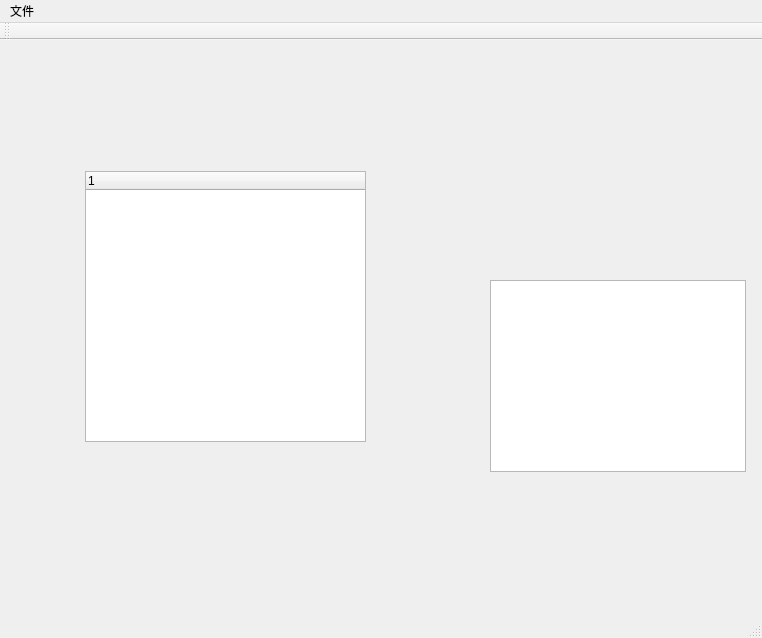
<?xml version="1.0" encoding="UTF-8"?>
<ui version="4.0">
 <class>MainWindow</class>
 <widget class="QMainWindow" name="MainWindow">
  <property name="geometry">
   <rect>
    <x>0</x>
    <y>0</y>
    <width>762</width>
    <height>638</height>
   </rect>
  </property>
  <property name="windowTitle">
   <string>MainWindow</string>
  </property>
  <widget class="QWidget" name="centralwidget">
   <widget class="QTreeWidget" name="treeWidget">
    <property name="geometry">
     <rect>
      <x>85</x>
      <y>131</y>
      <width>281</width>
      <height>271</height>
     </rect>
    </property>
    <column>
     <property name="text">
      <string notr="true">1</string>
     </property>
    </column>
   </widget>
   <widget class="QGraphicsView" name="graphicsView">
    <property name="geometry">
     <rect>
      <x>490</x>
      <y>240</y>
      <width>256</width>
      <height>192</height>
     </rect>
    </property>
   </widget>
  </widget>
  <widget class="QMenuBar" name="menubar">
   <property name="geometry">
    <rect>
     <x>0</x>
     <y>0</y>
     <width>762</width>
     <height>21</height>
    </rect>
   </property>
   <widget class="QMenu" name="menu">
    <property name="title">
     <string>文件</string>
    </property>
    <addaction name="actionfile"/>
   </widget>
   <addaction name="menu"/>
  </widget>
  <widget class="QStatusBar" name="statusbar"/>
  <widget class="QToolBar" name="toolBar">
   <property name="windowTitle">
    <string>toolBar</string>
   </property>
   <attribute name="toolBarArea">
    <enum>TopToolBarArea</enum>
   </attribute>
   <attribute name="toolBarBreak">
    <bool>false</bool>
   </attribute>
  </widget>
  <action name="actionfile">
   <property name="text">
    <string>file</string>
   </property>
  </action>
 </widget>
 <resources/>
 <connections/>
</ui>
